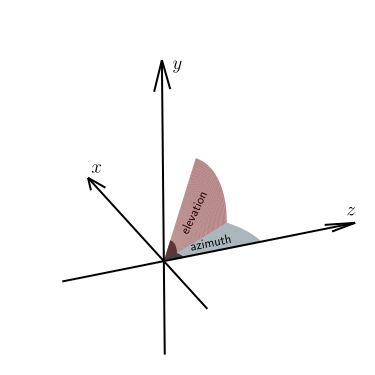

Recreate this plot in Python.
import matplotlib.pyplot as plt
import numpy as np

plt.rcParams['text.usetex'] = True

fig = plt.figure()

ax = fig.add_subplot(projection="3d")
ax.view_init(elev=-21, azim=153, roll=-79.5)
ax.set_box_aspect((1, 1, 1), zoom=1.5)

ax.set_xlim3d(-1, 2)
ax.set_ylim3d(-1, 2)
ax.set_zlim3d(-1, 2)

x, y, z = np.array([[-1,0,0],[0,-1,0],[0,0,-1]])
u, v, w = np.array([[1,0,0],[0,1,0],[0,0,1]])
ax.quiver(x,y,z,u,v,w,arrow_length_ratio=0.1, color="black", length=3)

ax.text(1.9, 0.1, 0, '$x$', size='x-large')
ax.text(0, 1.9, 0.1, '$y$', size='x-large')
ax.text(0, 0.1, 1.9, '$z$', size='x-large')

radius = 1
center_x, center_y, center_z = 0, 0, 0

theta = np.linspace(np.pi/3, np.pi/2, 100)
r = np.linspace(0, radius, 50)
theta, r = np.meshgrid(theta, r)
x_fill = center_x + r * np.cos(theta)
y_fill = np.full_like(x_fill, center_y)
z_fill = center_z + r * np.sin(theta)

# big azimuth
ax.plot_surface(x_fill, y_fill, z_fill, color='skyblue', alpha=0.5, zorder=3)

radius = 0.2
theta = np.linspace(np.pi/3, np.pi/2, 100)
r = np.linspace(0, radius, 50)
theta, r = np.meshgrid(theta, r)
x_fill = center_x + r * np.cos(theta)
y_fill = np.full_like(x_fill, center_y)
z_fill = center_z + r * np.sin(theta)

# small azimuth
ax.plot_surface(x_fill, y_fill, z_fill, color='black', alpha=1, zorder=3)

radius = 1
theta = np.linspace(0, np.pi/3, 100)
offsetTheta = np.pi/6

r = np.linspace(0, radius, 50)
theta, r = np.meshgrid(theta, r)
x_fill = center_x + r * np.cos(theta) * np.sin(offsetTheta)
y_fill = center_y + r * np.sin(theta)
z_fill = center_z + r * np.cos(theta) * np.cos(offsetTheta)

# big elevation
ax.plot_surface(x_fill, y_fill, z_fill, color='red', alpha=0.5, zorder=3)

radius = 0.2
theta = np.linspace(0, np.pi/3, 100)
offsetTheta = np.pi/6

r = np.linspace(0, radius, 50)
theta, r = np.meshgrid(theta, r)
x_fill = center_x + r * np.cos(theta) * np.sin(offsetTheta)
y_fill = center_y + r * np.sin(theta)
z_fill = center_z + r * np.cos(theta) * np.cos(offsetTheta)

# small elevation
ax.plot_surface(x_fill, y_fill, z_fill, color='black', alpha=1, zorder=3)

ax.text3D(0.1, 0, 0.3, "azimuth", (0, 0, 1))
ax.text3D(0.1, 0.2, 0.2, "elevation", (np.cos(np.pi/3) * np.sin(offsetTheta), np.cos(np.pi/3), np.cos(np.pi/3) * np.cos(offsetTheta)))

rectLength = 1/9*16
rectWidth = 1
x = np.array([np.linspace(-rectLength/2, rectLength/2, 1920)] * 1080)
y = np.rot90(np.array([np.linspace(-rectWidth/2, rectWidth/2, 1080)] * 1920))
z = np.full((1080, 1920), 1)

x *= np.cos(offsetTheta)
z = z + x * np.sin(-offsetTheta)

y *= np.cos(-np.pi/3)
z = z + y * np.sin(-np.pi/3)

ax.plot_surface(x, y, z, color='gray', rcount=1, ccount=1, alpha=1, zorder=1)

ax.set_axis_off()

plt.savefig('azimuthElevation.svg', bbox_inches='tight')

plt.show()
